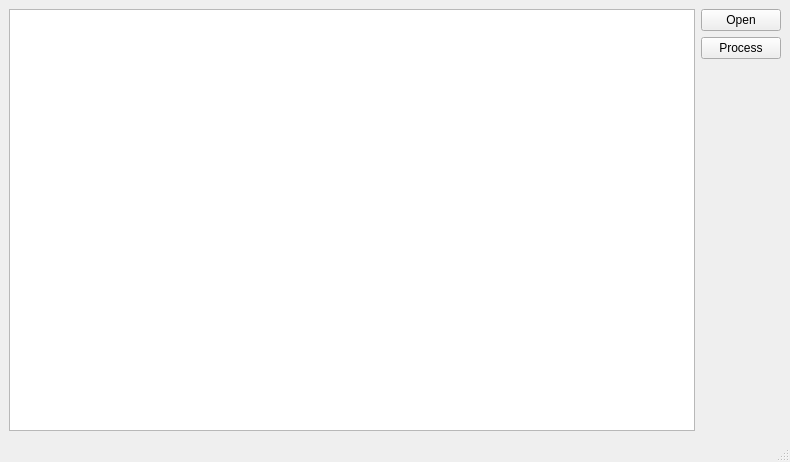
<?xml version="1.0" encoding="UTF-8"?>
<ui version="4.0">
 <class>MainWindow</class>
 <widget class="QMainWindow" name="MainWindow">
  <property name="geometry">
   <rect>
    <x>0</x>
    <y>0</y>
    <width>790</width>
    <height>462</height>
   </rect>
  </property>
  <property name="windowTitle">
   <string>MainWindow</string>
  </property>
  <widget class="QWidget" name="centralwidget">
   <layout class="QVBoxLayout" name="verticalLayout_2">
    <item>
     <layout class="QHBoxLayout" name="horizontalLayout">
      <item>
       <widget class="QPlainTextEdit" name="plainTextEdit"/>
      </item>
      <item>
       <layout class="QVBoxLayout" name="verticalLayout">
        <item>
         <widget class="QPushButton" name="pushButton_open">
          <property name="text">
           <string>Open</string>
          </property>
         </widget>
        </item>
        <item>
         <widget class="QPushButton" name="pushButton_process">
          <property name="text">
           <string>Process</string>
          </property>
         </widget>
        </item>
        <item>
         <widget class="QLabel" name="label">
          <property name="layoutDirection">
           <enum>Qt::RightToLeft</enum>
          </property>
          <property name="text">
           <string/>
          </property>
          <property name="alignment">
           <set>Qt::AlignLeading|Qt::AlignLeft|Qt::AlignVCenter</set>
          </property>
         </widget>
        </item>
       </layout>
      </item>
     </layout>
    </item>
   </layout>
  </widget>
  <widget class="QMenuBar" name="menubar">
   <property name="geometry">
    <rect>
     <x>0</x>
     <y>0</y>
     <width>790</width>
     <height>26</height>
    </rect>
   </property>
  </widget>
  <widget class="QStatusBar" name="statusbar"/>
 </widget>
 <resources/>
 <connections/>
</ui>
